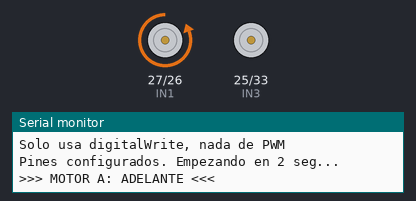
This sketch was run on a simulated ESP32. Parts: motor-driver pin pairs drawn as motors (green arrow = first pin HIGH = forward, orange = second pin HIGH = backward, longer = more drive, scaled by the enable pin), the last lines printed to the serial monitor.

Above: at 3.1 s.
At 13.1 s:
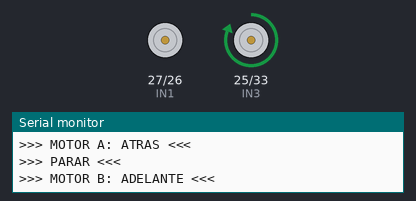
At 21.1 s:
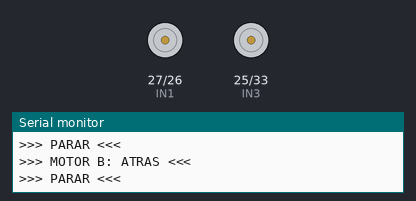
At 37.1 s:
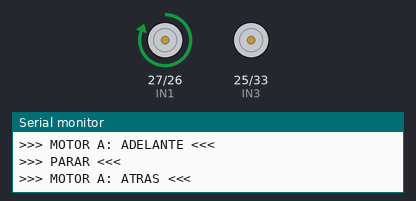
Timing chart, 0 to 38.6 s (numbered marks = the images above):
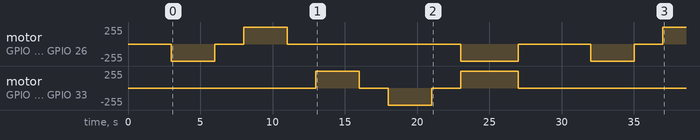

The sketch:

test_basico.ino
```cpp
/*
 * TEST ULTRA BÁSICO - Solo digitalWrite
 * Si esto NO mueve el motor → problema de HARDWARE
 * Si esto SÍ mueve el motor → problema de SOFTWARE (PWM/WiFi)
 *
 * CONEXIONES:
 *   ESP32 GPIO27 → L298N IN1
 *   ESP32 GPIO26 → L298N IN2
 *   ESP32 GPIO14 → L298N ENA  (JUMPER QUITADO)
 *   ESP32 GPIO25 → L298N IN3
 *   ESP32 GPIO33 → L298N IN4
 *   ESP32 GPIO32 → L298N ENB  (JUMPER QUITADO)
 *   ESP32 GND    → L298N GND  (OBLIGATORIO)
 *   Batería 7-12V → L298N +12V y GND
 */

#define IN1 27
#define IN2 26
#define ENA 14
#define IN3 25
#define IN4 33
#define ENB 32

void setup() {
  Serial.begin(115200);
  delay(1000);
  Serial.println("\n\n=== TEST ULTRA BASICO ===");
  Serial.println("Solo usa digitalWrite, nada de PWM");

  pinMode(IN1, OUTPUT);
  pinMode(IN2, OUTPUT);
  pinMode(ENA, OUTPUT);  // <-- Como OUTPUT normal, NO PWM
  pinMode(IN3, OUTPUT);
  pinMode(IN4, OUTPUT);
  pinMode(ENB, OUTPUT);  // <-- Como OUTPUT normal, NO PWM

  // Todo apagado
  digitalWrite(IN1, LOW);
  digitalWrite(IN2, LOW);
  digitalWrite(ENA, LOW);
  digitalWrite(IN3, LOW);
  digitalWrite(IN4, LOW);
  digitalWrite(ENB, LOW);

  Serial.println("Pines configurados. Empezando en 2 seg...\n");
  delay(2000);
}

void loop() {
  // ──────────────────────────────────
  //  MOTOR A: Adelante 3 segundos
  // ──────────────────────────────────
  Serial.println(">>> MOTOR A: ADELANTE <<<");
  digitalWrite(IN1, LOW);
  digitalWrite(IN2, HIGH);
  digitalWrite(ENA, HIGH);   // Enable ON (100%)
  delay(3000);

  // Parar
  Serial.println(">>> PARAR <<<");
  digitalWrite(IN1, LOW);
  digitalWrite(IN2, LOW);
  digitalWrite(ENA, LOW);
  delay(2000);

  // ──────────────────────────────────
  //  MOTOR A: Atrás 3 segundos
  // ──────────────────────────────────
  Serial.println(">>> MOTOR A: ATRAS <<<");
  digitalWrite(IN1, HIGH);
  digitalWrite(IN2, LOW);
  digitalWrite(ENA, HIGH);
  delay(3000);

  // Parar
  Serial.println(">>> PARAR <<<");
  digitalWrite(IN1, LOW);
  digitalWrite(IN2, LOW);
  digitalWrite(ENA, LOW);
  delay(2000);

  // ──────────────────────────────────
  //  MOTOR B: Adelante 3 segundos
  // ──────────────────────────────────
  Serial.println(">>> MOTOR B: ADELANTE <<<");
  digitalWrite(IN3, HIGH);
  digitalWrite(IN4, LOW);
  digitalWrite(ENB, HIGH);
  delay(3000);

  // Parar
  Serial.println(">>> PARAR <<<");
  digitalWrite(IN3, LOW);
  digitalWrite(IN4, LOW);
  digitalWrite(ENB, LOW);
  delay(2000);

  // ──────────────────────────────────
  //  MOTOR B: Atrás 3 segundos
  // ──────────────────────────────────
  Serial.println(">>> MOTOR B: ATRAS <<<");
  digitalWrite(IN3, LOW);
  digitalWrite(IN4, HIGH);
  digitalWrite(ENB, HIGH);
  delay(3000);

  // Parar
  Serial.println(">>> PARAR <<<");
  digitalWrite(IN3, LOW);
  digitalWrite(IN4, LOW);
  digitalWrite(ENB, LOW);
  delay(2000);

  // ──────────────────────────────────
  //  AMBOS: Adelante 4 segundos
  // ──────────────────────────────────
  Serial.println(">>> AMBOS MOTORES: ADELANTE <<<");
  digitalWrite(IN1, LOW);
  digitalWrite(IN2, HIGH);
  digitalWrite(ENA, HIGH);
  digitalWrite(IN3, HIGH);
  digitalWrite(IN4, LOW);
  digitalWrite(ENB, HIGH);
  delay(4000);

  // Parar todo
  Serial.println(">>> PARAR TODO <<<");
  digitalWrite(IN1, LOW);
  digitalWrite(IN2, LOW);
  digitalWrite(ENA, LOW);
  digitalWrite(IN3, LOW);
  digitalWrite(IN4, LOW);
  digitalWrite(ENB, LOW);

  Serial.println("\n--- Ciclo completado. Repitiendo en 5 seg... ---\n");
  delay(5000);
}
```

Measured:
- by itself, motor on GPIO 27 (IN1) / GPIO 26 (IN2): stopped → backward 255/255 at 3.0 s, → stopped 3.0 s later, → forward 255/255 2.0 s later, → stopped 3.0 s later, … (9 changes in this stretch)
- by itself, motor on GPIO 25 (IN3) / GPIO 33 (IN4): stopped → forward 255/255 at 13.0 s, → stopped 3.0 s later, → backward 255/255 2.0 s later, → stopped 3.0 s later, … (6 changes in this stretch)
